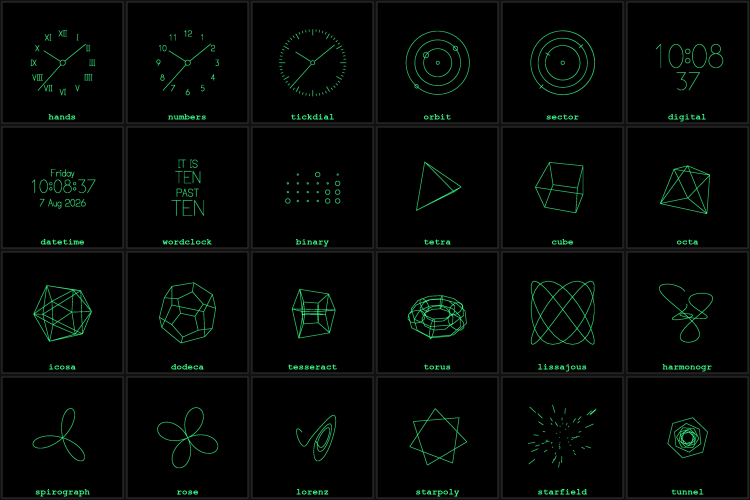
#> input picture faces.png, 1500 x 1000 px (shown at 1/2 size)
$ python vec2scene.py ../faces.png
#> lines starting #> are read from the running program, lines starting #| are printed output that depends on the picture; after the words box and inside, x2 and y2 are one past the last pixel; in counts of white or black regions, pixels touching at a corner belong together
#!/usr/bin/env python3
"""Turn line art into a scope-clock scene.

    vec2scene.py cat.png                 # trace a raster
    vec2scene.py drawing.svg             # flatten an SVG
    vec2scene.py cat.png --push          # ...and send it over MQTT

Output is the scene text the bridge already understands (see shared/protocol.h):

    L <x0> <y0> <x1> <y1>      C <cx> <cy> <r>      T <x> <y> <scale> <text>

A vector display draws strokes, not areas, so for raster input this traces the
CENTRE-LINE of each stroke rather than the outline of each blob. On pixel art
that matters twice over: outlining would draw every one-pixel line as a long
thin rectangle — double the segments for a fatter, blurrier result — and the
centre-line of a staircased diagonal simplifies to one clean diagonal, which is
what the beam wants to draw anyway.

The item budget is the real constraint: the device holds 192 and the simplifier
is tightened automatically until the drawing fits.
"""
import argparse
import math
import os
import re
import sys
import xml.etree.ElementTree as ET

FIELD = 1150          # half-width of the usable display area, in display units
MAX_ITEMS = 192       # DrawList::CAP on the device


# ---------------------------------------------------------------- raster ----

def load_grid(path, thresh, grid_w, grid_h=0):
    """Recover the pixel-art grid from a raster: a boolean array of cells."""
#> called with path = '../faces.png', thresh = 90, grid_w = 0, grid_h = 0
    from PIL import Image
    import numpy as np

    a = np.array(Image.open(path).convert("L"))
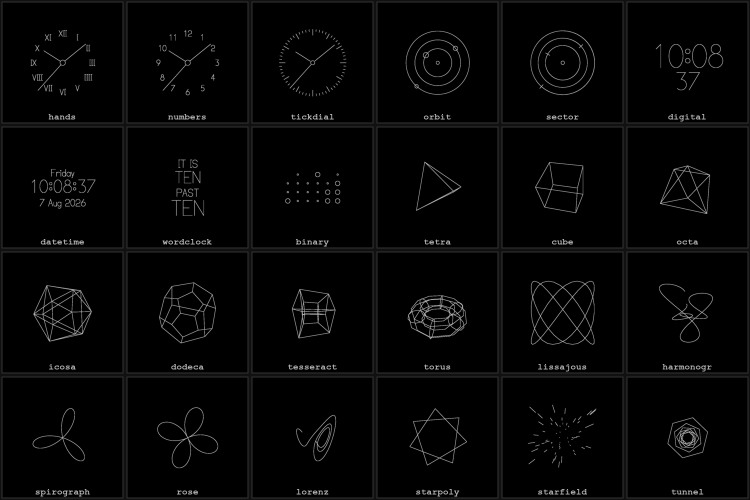
#> a: shape (1000, 1500) (shown at 1/2 size); min 0, max 184, mean 5.9
    lit = a > thresh
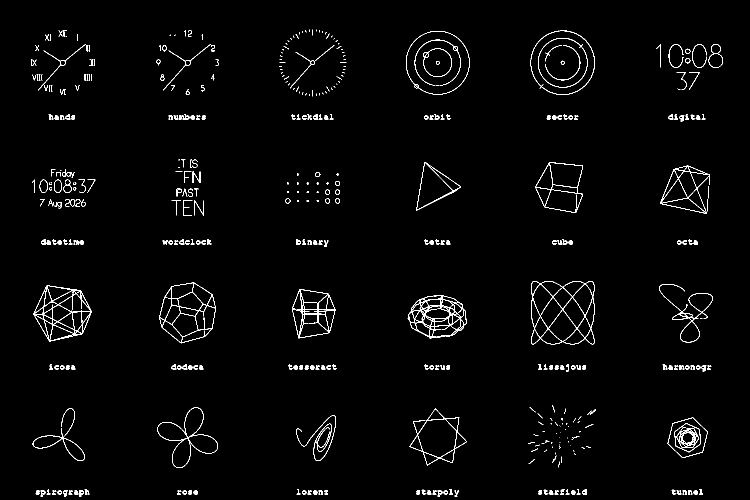
#> lit: shape (1000, 1500) bool (shown at 1/2 size); 2% white in thin lines or dots, all inside (x1, y1, x2, y2) = (62, 59, 1446, 993)
    ys, xs = np.nonzero(lit)
    if not len(xs):
        sys.exit("nothing above the threshold — try --threshold lower")
    x0, x1, y0, y1 = xs.min(), xs.max(), ys.min(), ys.max()
#> x0 = 62; x1 = 1445; y0 = 59; y1 = 992
    sub = lit[y0:y1 + 1, x0:x1 + 1]
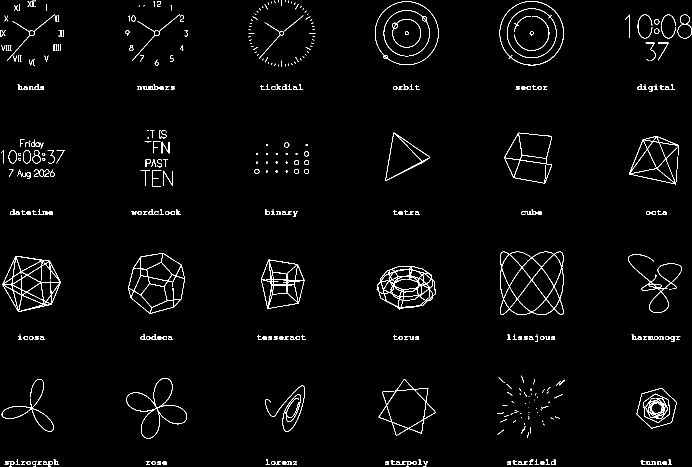
#> sub: shape (934, 1384) bool (shown at 1/2 size); 2.3% white in thin lines or dots
    h, w = sub.shape
#> h = 934; w = 1384

    if grid_w:
        gw = grid_w
        gh = grid_h or max(1, int(round(h / (w / gw))))
    else:
        # Pick the grid that best reconstructs the image, preferring coarser
        # ones: a finer grid always fits better, so without that bias this
        # just returns the raster back.
        best = None
        for cand in range(8, 65):
            ch = max(1, int(round(h / (w / cand))))
            g = _downsample(sub, cand, ch)
            up = _upsample(g, w, h)
            score = (up == sub).mean() - cand * 0.0015
            if best is None or score > best[0]:
                best = (score, cand, ch)
#> this loop made 57 passes
#> (score, best) on pass 1: (0.965, (0.965, 8, 5))
#> score on passes 2 to 7: 0.964, 0.962, 0.961, 0.959, 0.958, 0.956
#> g: shape (43, 64) bool; every value is 0
        _, gw, gh = best
#> gw = 8; gh = 5

    return _downsample(sub, gw, gh)


def _downsample(sub, gw, gh):
    import numpy as np
    h, w = sub.shape
    g = np.zeros((gh, gw), bool)
    for r in range(gh):
        for c in range(gw):
            blk = sub[int(r * h / gh):int((r + 1) * h / gh),
                      int(c * w / gw):int((c + 1) * w / gw)]
            g[r, c] = blk.mean() > 0.45
    return g


def _upsample(g, w, h):
    from PIL import Image
    import numpy as np
    return np.array(Image.fromarray((g * 255).astype("uint8")).resize((w, h),
                    Image.NEAREST)) > 127


def trace_centrelines(g):
    """Lit cells -> polylines through their centres.

    Cells are nodes and adjacency is the edges, so a one-cell-wide stroke
    becomes a path straight down its middle. Diagonal neighbours count, or
    every staircase would come out as a flight of tiny steps.
    """
    gh, gw = g.shape
#> gh = 5; gw = 8
    lit = {(r, c) for r in range(gh) for c in range(gw) if g[r, c]}
#> lit = 0 items

    # [16 lines left out: function neighbours, not called in this run]

    edges = set()
    for n in lit:
        for m in neighbours(n):
            edges.add((n, m) if n < m else (m, n))
#> this loop made 0 passes
#> after the loop, edges = 0 items

    unused = set(edges)
#> unused = 0 items
    deg = {}
    for a, b in edges:
        deg[a] = deg.get(a, 0) + 1
        deg[b] = deg.get(b, 0) + 1
#> after the loop, deg = 0 items

    # [18 lines left out: function walk, not called in this run]

    polys = []
    # Ends first, so open strokes come out as one path rather than two halves.
    for n in sorted(lit, key=lambda n: (deg.get(n, 0) != 1, n)):
        while any(n in e for e in unused):
            p = walk(n)
            if len(p) > 1:
                polys.append(p)
    return polys


# [167 lines left out: functions trace_outline, svg_polys, rdp, fit, not called in this run]


def main():
    ap = argparse.ArgumentParser(description=__doc__,
                                 formatter_class=argparse.RawDescriptionHelpFormatter)
    ap.add_argument("input")
    ap.add_argument("--threshold", type=int, default=90, help="raster: lit above this")
    ap.add_argument("--grid", type=int, default=0, help="raster: force grid width")
    ap.add_argument("--grid-h", type=int, default=0, help="raster: force grid height")
    ap.add_argument("--outline", action="store_true",
                    help="raster: trace stroke outlines (heavier, like the source) "
                         "instead of centre-lines")
    ap.add_argument("--field", type=int, default=FIELD)
    ap.add_argument("--max-items", type=int, default=MAX_ITEMS)
    ap.add_argument("--preview", metavar="FILE.svg", help="write an SVG of the result")
    ap.add_argument("--push", action="store_true", help="publish over MQTT")
    ap.add_argument("--topic", default="scopeclock/scene/set")
    args = ap.parse_args()

    if args.input.lower().endswith(".svg"):
        polys = svg_polys(args.input)
    else:
        g = load_grid(args.input, args.threshold, args.grid, args.grid_h)
        sys.stderr.write("grid %dx%d\n" % (g.shape[1], g.shape[0]))
        tracer = trace_outline if args.outline else trace_centrelines
        polys = [[(c, r) for r, c in p] for p in tracer(g)]
#> polys = []

    if not polys:
#> (the run stopped early here; a loop or call above may not have finished)
